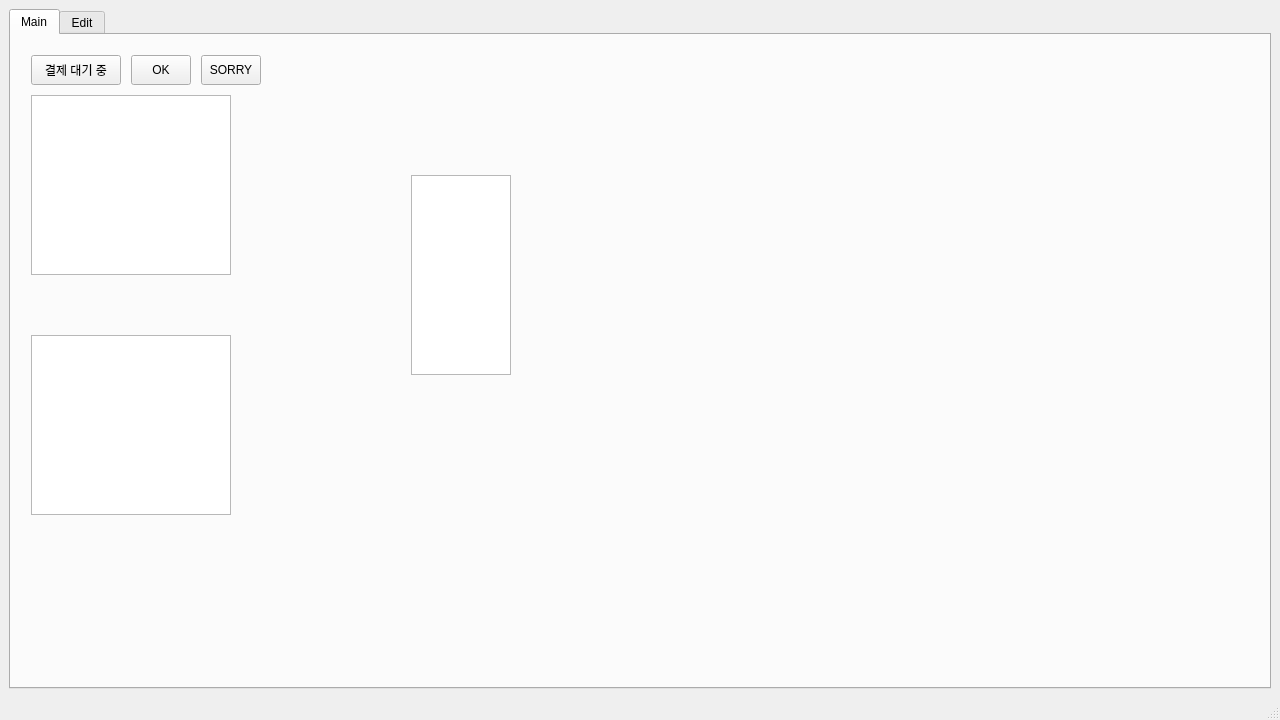
<?xml version="1.0" encoding="UTF-8"?>
<ui version="4.0">
 <class>CounterDP</class>
 <widget class="QMainWindow" name="CounterDP">
  <property name="geometry">
   <rect>
    <x>0</x>
    <y>0</y>
    <width>1280</width>
    <height>720</height>
   </rect>
  </property>
  <property name="windowTitle">
   <string>Counter Display</string>
  </property>
  <widget class="QWidget" name="centralwidget">
   <layout class="QVBoxLayout" name="verticalLayout">
    <item>
     <widget class="QTabWidget" name="tabWidget">
      <widget class="QWidget" name="tabMain">
       <attribute name="title">
        <string>Main</string>
       </attribute>
       <widget class="QFrame" name="batteryFrame">
        <property name="geometry">
         <rect>
          <x>400</x>
          <y>20</y>
          <width>100</width>
          <height>100</height>
         </rect>
        </property>
       </widget>
       <widget class="QListWidget" name="listWidgetWaiting">
        <property name="geometry">
         <rect>
          <x>20</x>
          <y>60</y>
          <width>200</width>
          <height>180</height>
         </rect>
        </property>
        <property name="layoutDirection">
         <enum>Qt::LeftToRight</enum>
        </property>
        <property name="styleSheet">
         <string notr="true"/>
        </property>
       </widget>
       <widget class="QListWidget" name="listWidgetCooking">
        <property name="geometry">
         <rect>
          <x>20</x>
          <y>300</y>
          <width>200</width>
          <height>180</height>
         </rect>
        </property>
        <property name="styleSheet">
         <string notr="true">

</string>
        </property>
       </widget>
       <widget class="QListWidget" name="listWidgetStock">
        <property name="geometry">
         <rect>
          <x>400</x>
          <y>140</y>
          <width>100</width>
          <height>200</height>
         </rect>
        </property>
       </widget>
       <widget class="QPushButton" name="pushButtonCheckWaiting">
        <property name="geometry">
         <rect>
          <x>20</x>
          <y>20</y>
          <width>90</width>
          <height>30</height>
         </rect>
        </property>
        <property name="text">
         <string>결제 대기 중</string>
        </property>
       </widget>
       <widget class="QPushButton" name="pushButtonOk">
        <property name="geometry">
         <rect>
          <x>120</x>
          <y>20</y>
          <width>60</width>
          <height>30</height>
         </rect>
        </property>
        <property name="visible">
         <bool>false</bool>
        </property>
        <property name="text">
         <string>OK</string>
        </property>
       </widget>
       <widget class="QPushButton" name="pushButtonSorry">
        <property name="geometry">
         <rect>
          <x>190</x>
          <y>20</y>
          <width>60</width>
          <height>30</height>
         </rect>
        </property>
        <property name="visible">
         <bool>false</bool>
        </property>
        <property name="text">
         <string>SORRY</string>
        </property>
       </widget>
      </widget>
      <widget class="QWidget" name="tabEdit">
       <attribute name="title">
        <string>Edit</string>
       </attribute>
       <layout class="QVBoxLayout" name="verticalLayoutEdit">
        <item>
         <widget class="QTableWidget" name="tableWidgetMenu">
          <property name="rowCount">
           <number>5</number>
          </property>
          <property name="columnCount">
           <number>4</number>
          </property>
          <row/>
          <row/>
          <row/>
          <row/>
          <row/>
          <column>
           <property name="text">
            <string>메뉴명</string>
           </property>
          </column>
          <column>
           <property name="text">
            <string>가격</string>
           </property>
          </column>
          <column>
           <property name="text">
            <string>재고</string>
           </property>
          </column>
          <column>
           <property name="text">
            <string>수정</string>
           </property>
          </column>
         </widget>
        </item>
        <item>
         <layout class="QHBoxLayout" name="horizontalLayoutSaveReset">
          <item>
           <widget class="QPushButton" name="pushButtonSave">
            <property name="text">
             <string>Save</string>
            </property>
           </widget>
          </item>
          <item>
           <widget class="QPushButton" name="pushButtonReset">
            <property name="text">
             <string>Reset</string>
            </property>
           </widget>
          </item>
         </layout>
        </item>
       </layout>
      </widget>
     </widget>
    </item>
   </layout>
  </widget>
  <widget class="QMenuBar" name="menubar">
   <property name="geometry">
    <rect>
     <x>0</x>
     <y>0</y>
     <width>1280</width>
     <height>28</height>
    </rect>
   </property>
  </widget>
  <widget class="QStatusBar" name="statusbar"/>
 </widget>
 <resources/>
 <connections/>
</ui>
